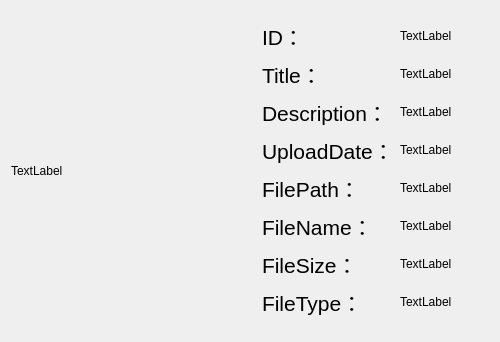
<?xml version="1.0" encoding="UTF-8"?>
<ui version="4.0">
 <class>Form</class>
 <widget class="QWidget" name="Form">
  <property name="geometry">
   <rect>
    <x>0</x>
    <y>0</y>
    <width>500</width>
    <height>342</height>
   </rect>
  </property>
  <property name="minimumSize">
   <size>
    <width>500</width>
    <height>0</height>
   </size>
  </property>
  <property name="windowTitle">
   <string>Form</string>
  </property>
  <layout class="QHBoxLayout" name="horizontalLayout">
   <item>
    <widget class="QLabel" name="picture">
     <property name="minimumSize">
      <size>
       <width>200</width>
       <height>0</height>
      </size>
     </property>
     <property name="text">
      <string>TextLabel</string>
     </property>
    </widget>
   </item>
   <item>
    <widget class="QWidget" name="widget" native="true">
     <layout class="QFormLayout" name="formLayout">
      <item row="0" column="0">
       <widget class="QLabel" name="id_label">
        <property name="font">
         <font>
          <pointsize>16</pointsize>
         </font>
        </property>
        <property name="text">
         <string>ID：</string>
        </property>
       </widget>
      </item>
      <item row="2" column="0">
       <widget class="QLabel" name="title_label">
        <property name="font">
         <font>
          <pointsize>16</pointsize>
         </font>
        </property>
        <property name="text">
         <string>Title：</string>
        </property>
       </widget>
      </item>
      <item row="4" column="0">
       <widget class="QLabel" name="description_label">
        <property name="sizePolicy">
         <sizepolicy hsizetype="Preferred" vsizetype="Preferred">
          <horstretch>0</horstretch>
          <verstretch>0</verstretch>
         </sizepolicy>
        </property>
        <property name="font">
         <font>
          <pointsize>16</pointsize>
         </font>
        </property>
        <property name="contextMenuPolicy">
         <enum>Qt::DefaultContextMenu</enum>
        </property>
        <property name="text">
         <string>Description：</string>
        </property>
       </widget>
      </item>
      <item row="6" column="0">
       <widget class="QLabel" name="upload_date_label">
        <property name="sizePolicy">
         <sizepolicy hsizetype="Preferred" vsizetype="Preferred">
          <horstretch>0</horstretch>
          <verstretch>0</verstretch>
         </sizepolicy>
        </property>
        <property name="font">
         <font>
          <pointsize>16</pointsize>
         </font>
        </property>
        <property name="contextMenuPolicy">
         <enum>Qt::DefaultContextMenu</enum>
        </property>
        <property name="text">
         <string>UploadDate：</string>
        </property>
       </widget>
      </item>
      <item row="8" column="0">
       <widget class="QLabel" name="file_path_label">
        <property name="sizePolicy">
         <sizepolicy hsizetype="Preferred" vsizetype="Preferred">
          <horstretch>0</horstretch>
          <verstretch>0</verstretch>
         </sizepolicy>
        </property>
        <property name="font">
         <font>
          <pointsize>16</pointsize>
         </font>
        </property>
        <property name="contextMenuPolicy">
         <enum>Qt::DefaultContextMenu</enum>
        </property>
        <property name="text">
         <string>FilePath：</string>
        </property>
       </widget>
      </item>
      <item row="10" column="0">
       <widget class="QLabel" name="file_name_label">
        <property name="sizePolicy">
         <sizepolicy hsizetype="Preferred" vsizetype="Preferred">
          <horstretch>0</horstretch>
          <verstretch>0</verstretch>
         </sizepolicy>
        </property>
        <property name="font">
         <font>
          <pointsize>16</pointsize>
         </font>
        </property>
        <property name="contextMenuPolicy">
         <enum>Qt::DefaultContextMenu</enum>
        </property>
        <property name="text">
         <string>FileName：</string>
        </property>
       </widget>
      </item>
      <item row="12" column="0">
       <widget class="QLabel" name="file_size_label">
        <property name="sizePolicy">
         <sizepolicy hsizetype="Preferred" vsizetype="Preferred">
          <horstretch>0</horstretch>
          <verstretch>0</verstretch>
         </sizepolicy>
        </property>
        <property name="font">
         <font>
          <pointsize>16</pointsize>
         </font>
        </property>
        <property name="contextMenuPolicy">
         <enum>Qt::DefaultContextMenu</enum>
        </property>
        <property name="text">
         <string>FileSize：</string>
        </property>
       </widget>
      </item>
      <item row="14" column="0">
       <widget class="QLabel" name="file_type_label">
        <property name="sizePolicy">
         <sizepolicy hsizetype="Preferred" vsizetype="Preferred">
          <horstretch>0</horstretch>
          <verstretch>0</verstretch>
         </sizepolicy>
        </property>
        <property name="font">
         <font>
          <pointsize>16</pointsize>
         </font>
        </property>
        <property name="contextMenuPolicy">
         <enum>Qt::DefaultContextMenu</enum>
        </property>
        <property name="text">
         <string>FileType：</string>
        </property>
       </widget>
      </item>
      <item row="0" column="1">
       <widget class="QLabel" name="id_text">
        <property name="text">
         <string>TextLabel</string>
        </property>
       </widget>
      </item>
      <item row="2" column="1">
       <widget class="QLabel" name="title_text">
        <property name="text">
         <string>TextLabel</string>
        </property>
       </widget>
      </item>
      <item row="4" column="1">
       <widget class="QLabel" name="description_text">
        <property name="text">
         <string>TextLabel</string>
        </property>
       </widget>
      </item>
      <item row="6" column="1">
       <widget class="QLabel" name="upload_date_text">
        <property name="text">
         <string>TextLabel</string>
        </property>
       </widget>
      </item>
      <item row="8" column="1">
       <widget class="QLabel" name="file_path_text">
        <property name="text">
         <string>TextLabel</string>
        </property>
       </widget>
      </item>
      <item row="10" column="1">
       <widget class="QLabel" name="file_name_text">
        <property name="text">
         <string>TextLabel</string>
        </property>
       </widget>
      </item>
      <item row="12" column="1">
       <widget class="QLabel" name="file_size_text">
        <property name="text">
         <string>TextLabel</string>
        </property>
       </widget>
      </item>
      <item row="14" column="1">
       <widget class="QLabel" name="file_type_text">
        <property name="text">
         <string>TextLabel</string>
        </property>
       </widget>
      </item>
     </layout>
    </widget>
   </item>
  </layout>
 </widget>
 <resources/>
 <connections/>
</ui>
